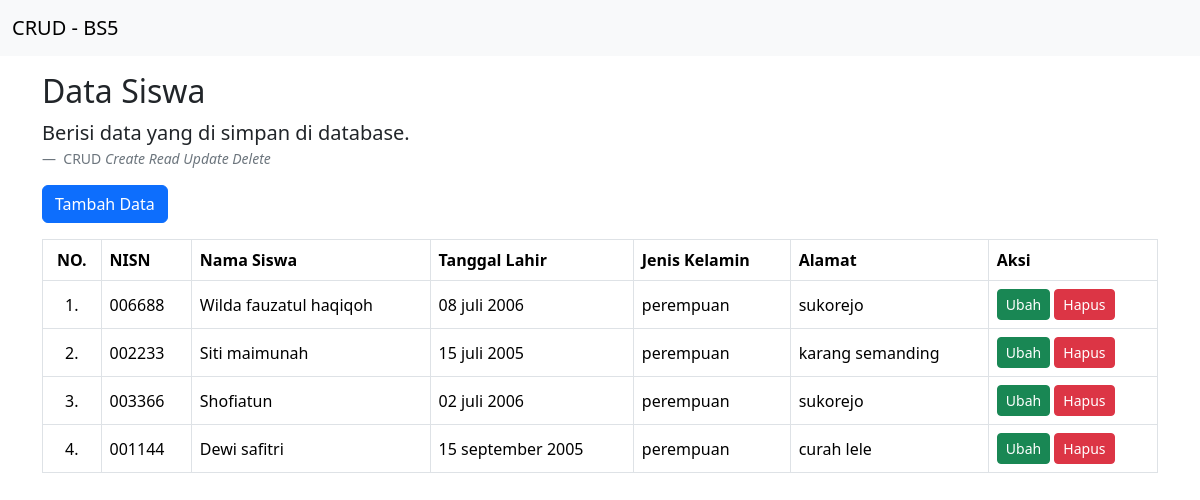
The page / on the database its author committed.
### tables this page shows
CREATE TABLE `tb_siswa` (
  `id_siswa` int(11) NOT NULL,
  `nisn` varchar(15) NOT NULL,
  `nama_siswa` varchar(50) NOT NULL,
  `tanggal_lahir` varchar(50) NOT NULL,
  `jenis_kelamin` varchar(15) NOT NULL,
  `alamat` varchar(50) NOT NULL
);

### index.php (the view, shortened to what this page needs)
<?php
    include 'koneksi.php';
    $query = "SELECT * FROM tb_siswa;";
    $sql = mysqli_query($conn, $query);
    $no = 0;
?>
<!DOCTYPE html>
<html lang="en">
<head>
    <link href="css/bootstrap.min.css" rel="stylesheet">
</head>
<body>
    <nav class="navbar bg-body-tertiary">
        <div class="container-fluid">
          <a class="navbar-brand" href="#">
            CRUD - BS5
          </a>
        </div>
      </nav>
      <div class="container">
        <figure>
            <h2 class="mt-3">Data Siswa</h2>
            <blockquote class="blockquote">
              <p>Berisi data yang di simpan di database.</p>
            </blockquote>
            <figcaption class="blockquote-footer">
            CRUD <cite title="Source Title">Create Read Update Delete</cite>
            </figcaption>
        </figure>
            <a href="kelola.php" type="button" class="btn btn-primary mb-3">Tambah Data</a>
            <div>
                <table class="table align-middle table-bordered table-hover">
                    <thead>
                    <tr>
                        <th><center>NO.</center></th>
                        <th>NISN</th>
                        <th>Nama Siswa</th>
                        <th>Tanggal Lahir</th>
                        <th>Jenis Kelamin</th>
                        <th>Alamat</th>
                        <th>Aksi</th>
                    </tr>
                </thead>
                <tbody>
                <?php
                    while($result = mysqli_fetch_assoc($sql)){
                ?>
                    <tr>
                        <td><center>
                            <?php echo ++$no; ?>.
                        </center></td>
                        <td>
                            <?php echo $result['nisn'];?>
                        </td>
                        <td>
                            <?php echo $result['nama_siswa']; ?>
                        </td>
                        <td>
                            <?php echo $result['tanggal_lahir']; ?>
                        </td>
                        <td>
                            <?php echo $result['jenis_kelamin']; ?>
                        </td>
                        <td>
                            <?php echo $result['alamat']; ?>
                        </td>
                        <td>
                            <a href="kelola.php?ubah=<?php echo $result['id_siswa']; ?>" type="button" class="btn btn-success btn-sm">Ubah</a>
                            <a href="proses.php?hapus=<?php echo $result['id_siswa']; ?>" type="button" class="btn btn-danger btn-sm" onClick="return confirm('Apakah anda yakin untuk menghapus data tersebut?')">Hapus</a>
                        </td>
                    </tr>
                    <?php
                        }
                    ?>
                </tbody>
                </table>
            </div>
        </div>
</body>
</html>

### rows shown on the page
tb_siswa: nisn "006688", nama_siswa "Wilda fauzatul haqiqoh", tanggal_lahir "08 juli 2006", jenis_kelamin "perempuan", alamat "sukorejo"
tb_siswa: nisn "002233", nama_siswa "Siti maimunah", tanggal_lahir "15 juli 2005", jenis_kelamin "perempuan", alamat "karang semanding"
tb_siswa: nisn "003366", nama_siswa "Shofiatun", tanggal_lahir "02 juli 2006", jenis_kelamin "perempuan", alamat "sukorejo"
tb_siswa: nisn "001144", nama_siswa "Dewi safitri", tanggal_lahir "15 september 2005", jenis_kelamin "perempuan", alamat "curah lele"
